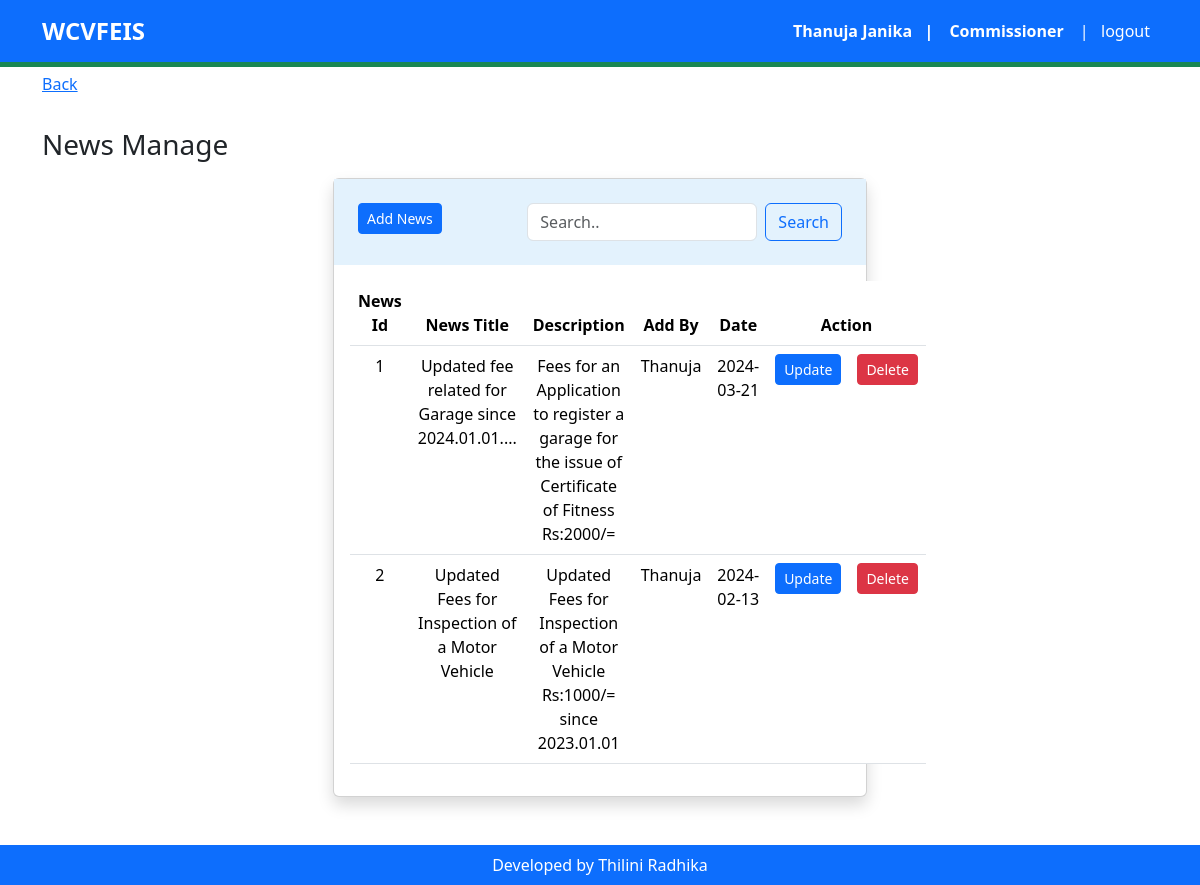
Page /dmtwp/d-newsmgt.php (signed in) on the committed database.
### tables this page shows
CREATE TABLE `news` (
  `newsId` int(11) NOT NULL,
  `newsTitle` varchar(100) NOT NULL,
  `newsDescription` varchar(200) NOT NULL,
  `addBy` varchar(100) NOT NULL,
  `newsDate` date NOT NULL
);

### dmtwp/d-newsmgt.php (the view, shortened to what this page needs)
<?php
include_once "../include/headerdmt.php";
if($_SESSION['stfRole']=='Commissioner'){
?>
<section id="dashboard">
    <div class="container py-5">
        <a class="d-grid pt-4" href="d-dashboard.php" role="button">Back</a>
        <h3 class="text-right mt-2 pt-4">News Manage</h3>
        <div class="container">
            <div class="row justify-content-md-center row-cols-1 row-cols-md-2 g-4 pt-2">
                <div class="col-12">
                    <div class="card shadow bg-body rounded">
                        <div class="text-left p-4" style="background-color: #e3f2fd">
                                <div class="row">
                                    <div class="col-12 col-md-4">
                                    <a class="btn btn-primary btn-sm right" href=d-news-add.php>Add News</a>
                                    </div>
                                    <div class="col-12 col-md-8">
                                        <form class="d-flex" action="d-newsmgt.php" method="GET">
                                        <input class="form-control me-2" type="text" placeholder="Search.." aria-label="Search" id="search" name="search">
                                        <button class="btn btn-outline-primary" type="submit">Search</button>
                                        </form>
                                    </div>
                                </div>
                            </div>
                        <div class="card-body">
                                    <?php
                                    $search = $_GET['search'] ?? '';
                                    if (!empty($search)) {
                                        $sqlsearch = "SELECT * FROM news
                                        WHERE (newsDate LIKE '%$search%' OR newsTitle LIKE '%$search%' OR newsDescription LIKE '%$search%')
                                       ";
                                    } else {
                                        $sqlsearch = "SELECT * FROM news
                                       ";
                                    }
                                    $resultsearch = mysqli_query($conn, $sqlsearch);
                                    if (mysqli_num_rows($resultsearch) > 0){
                                    ?>
                                    <table class="table table-hover text-center">
                                    <thead>
                                        <tr>
                                            <th>News Id</th>
                                            <th>News Title</th>
                                            <th>Description</th>
                                            <th>Add By</th>
                                            <th>Date</th>
                                            <th colspan="2">Action</th>
                                        </tr>
                                    </thead>
                                    <?php  while($rowsearch = mysqli_fetch_assoc($resultsearch)){ ?>
                                    <tbody>
                                        <tr>
                                            <td><?php echo $rowsearch['newsId']; ?></td>
                                            <td><?php echo $rowsearch['newsTitle']; ?></td>
                                            <td><?php echo $rowsearch['newsDescription']; ?></td>
                                            <td><?php echo $rowsearch['addBy']; ?></td>
                                            <td><?php echo $rowsearch['newsDate']; ?></td>
                                            <?php $newsId=$rowsearch['newsId']; ?>
                                            <td><a class="btn btn-primary btn-sm" href=d-news-update.php?newsId=<?php echo $newsId;?>>Update</a></td>
                                            <td><a class="btn btn-danger btn-sm" onclick="confirmCancel(<?php echo $newsId; ?>)">Delete</a></td>
                                        </tr>
                                        <?php } ?>
                                    </tbody>
                                    </table>
                                    <?php } else {
                                         echo "No records found matching the search criteria.";
                                    } ?>
                        </div>
                    </div>
                </div>
            </div>
        </div>
    </div>
</section>
 <?php          } ?>
<?php
include_once "../include/footer.php";
?>

### style.css (style rules this page uses)
* { padding: 0; margin: 0; box-sizing: border-box; }
body { overflow-x: hidden; }

### rows in the picture
news: newsId "1", newsTitle "Updated fee related for Garage since 2024.01.01....", newsDescription "Fees for an Application to register a garage for the issue of Certificate of Fitness Rs:2000/=", addBy "Thanuja", newsDate "2024-03-21"
news: newsId "2", newsTitle "Updated Fees for Inspection of a Motor Vehicle", newsDescription "Updated Fees for Inspection of a Motor Vehicle Rs:1000/= since 2023.01.01", addBy "Thanuja", newsDate "2024-02-13"

### other values in the picture
$_SESSION['stfFname'] "Thanuja"
$_SESSION['stflLname'] "Janika"
$_SESSION['stfRole'] "Commissioner"
